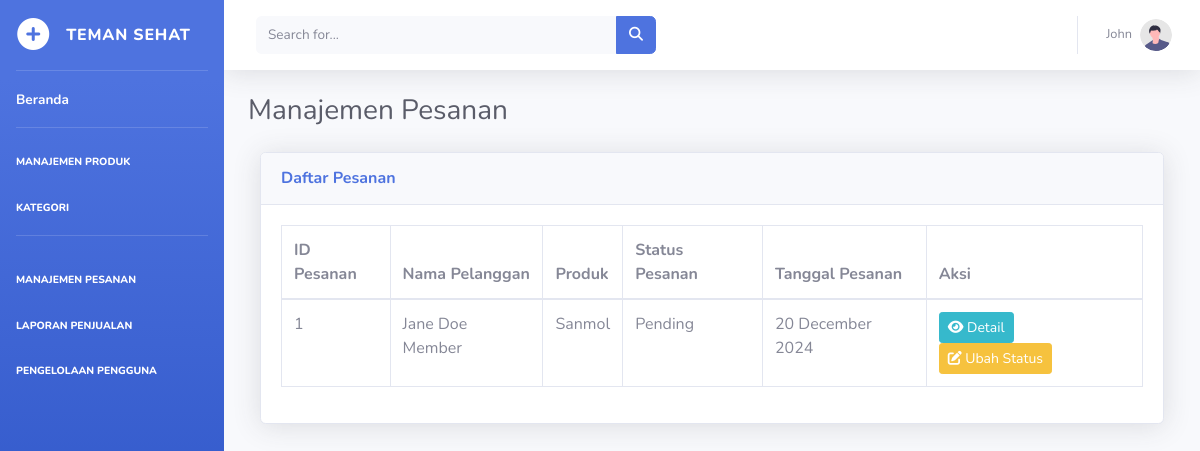
/admin/manajemenpesanan.php (signed in), run on the app's committed database.
### tables this page shows
CREATE TABLE `nota` (
  `id_nota` int(11) NOT NULL,
  `id_barang` int(11) DEFAULT NULL,
  `id_member` int(11) DEFAULT NULL,
  `jumlah` int(11) DEFAULT NULL,
  `total` decimal(10,2) DEFAULT NULL,
  `tanggal_input` datetime DEFAULT NULL,
  `periode` varchar(50) DEFAULT NULL,
  `status` enum('Pending','Dikirim','Dibatalkan','Selesai') NOT NULL DEFAULT 'Pending'
);

CREATE TABLE `member` (
  `id` int(11) NOT NULL,
  `nama_member` varchar(100) DEFAULT NULL,
  `alamat` varchar(200) DEFAULT NULL,
  `tgl_daftar` datetime DEFAULT NULL
);

CREATE TABLE `barang` (
  `id` int(11) NOT NULL,
  `id_kategori` int(11) DEFAULT NULL,
  `gambar` blob DEFAULT NULL,
  `nama_barang` varchar(100) DEFAULT NULL,
  `merk` varchar(100) DEFAULT NULL,
  `harga_beli` decimal(10,2) DEFAULT NULL,
  `harga_jual` decimal(10,2) DEFAULT NULL,
  `satuan_barang` varchar(50) DEFAULT NULL,
  `stok` int(11) DEFAULT NULL,
  `tgl_input` datetime DEFAULT NULL,
  `tgl_update` datetime DEFAULT NULL
);

### admin/manajemenpesanan.php (the view, shortened to what this page needs)
<!DOCTYPE html>
<html lang="en">
<head>
    <link href="vendor/fontawesome-free/css/all.min.css" rel="stylesheet" type="text/css">
    <link href="css/sb-admin-2.min.css" rel="stylesheet">
</head>
<body id="page-top">
    <div id="wrapper">
        <?php include('sidebar.php') ?>
        <div id="content-wrapper" class="d-flex flex-column">
            <div id="content">
                <nav class="navbar navbar-expand navbar-light bg-white topbar mb-4 static-top shadow">
                    <form
                        class="d-none d-sm-inline-block form-inline mr-auto ml-md-3 my-2 my-md-0 mw-100 navbar-search">
                        <div class="input-group">
                            <input type="text" class="form-control bg-light border-0 small" placeholder="Search for..."
                                aria-label="Search" aria-describedby="basic-addon2">
                            <div class="input-group-append">
                                <button class="btn btn-primary" type="button">
                                    <i class="fas fa-search fa-sm"></i>
                                </button>
                            </div>
                        </div>
                    </form>
                    <?php include('profile.php') ?>
                </nav>
                <div class="container-fluid">
<div class="d-sm-flex align-items-center justify-content-between mb-4">
    <h1 class="h3 mb-0 text-gray-800">Manajemen Pesanan</h1>
</div>
<div class="row">
<div class="container-fluid">
    <div class="card shadow mb-4">
        <div class="card-header py-3">
            <h6 class="m-0 font-weight-bold text-primary">Daftar Pesanan</h6>
        </div>
        <div class="card-body">
            <div class="table-responsive">
                <table class="table table-bordered" id="dataTable" width="100%" cellspacing="0">
                    <thead>
                        <tr>
                            <th>ID Pesanan</th>
                            <th>Nama Pelanggan</th>
                            <th>Produk</th>
                            <th>Status Pesanan</th>
                            <th>Tanggal Pesanan</th>
                            <th>Aksi</th>
                        </tr>
                    </thead>
                    <tbody>
                    <?php
                        require_once("../includes/koneksi.php");
                        $sql = "SELECT
                                    nota.id_nota,
                                    barang.nama_barang,
                                    member.nama_member,
                                    member.alamat,
                                    nota.jumlah,
                                    nota.total,
                                    nota.tanggal_input,
                                    nota.periode,
                                    nota.status
                                FROM
                                    nota
                                INNER JOIN barang ON barang.id = nota.id_barang
                                INNER JOIN member ON member.id = nota.id_member;
                                ";
                        $result = $koneksi->query($sql);
                        if ($result->num_rows > 0) {
                            while($row = $result->fetch_assoc()) {
                                echo "<tr>
                                        <td>" . $row["id_nota"] . "</td>
                                        <td>" . $row["nama_member"] . "</td>
                                        <td>" . $row["nama_barang"] . "</td>
                                        <td>" . $row["status"] . "</td>
                                        <td>" .  date('d F Y', strtotime($row['tanggal_input'])) . "</td>";
                                        if($_SESSION['role'] === 'admin') {
                                            echo "
                                            <td>
                                                <button class='btn btn-info btn-sm' data-toggle='modal' data-target='#viewOrderModal-". $row['id_nota'] ."'><i class='fas fa-eye'></i> Detail</button>
                                                <button class='btn btn-warning btn-sm' data-toggle='modal' data-target='#changeStatusModal-". $row['id_nota'] ."'><i class='fas fa-edit'></i> Ubah Status</button>
                                            </td>";
                                    }
                                echo "</tr>";
                            }
                        } else {
                            echo "
                                <tr>
                                    <td colspan='6'><center>No data available in table</center></td>
                                </tr>";
                        }
                    ?>
                    </tbody>
                </table>
            </div>
        </div>
    </div>
</div>
</body>
</html>

### data on the page
nota: id_nota "1", id_member.nama_member "Jane Doe Member", id_barang.nama_barang "Sanmol", status "Pending", tanggal_input "20 December 2024"

### other printed values
$_SESSION['username'] "John"
